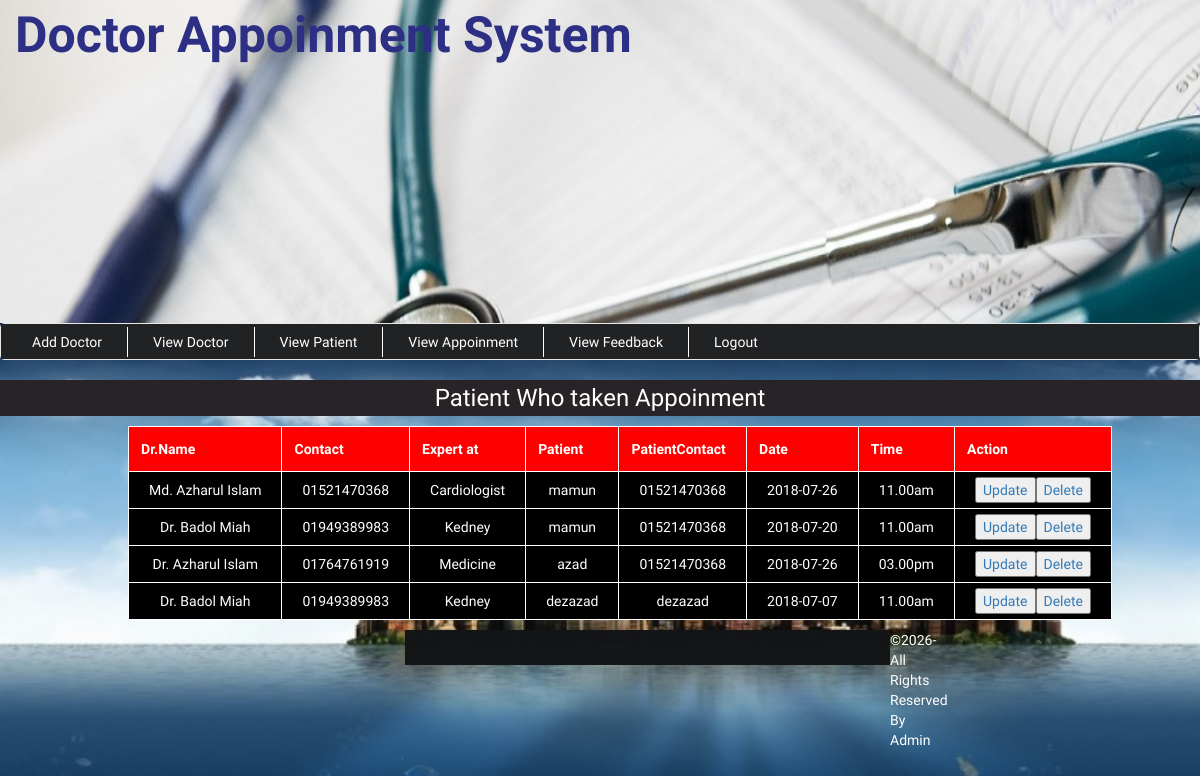
/admin/viewAppoinment.php (signed in), run on the app's committed database.
### tables this page shows
CREATE TABLE `booking` (
  `booking_id` int(22) NOT NULL,
  `dname` varchar(22) NOT NULL,
  `userid` int(22) NOT NULL,
  `dcontact` varchar(22) NOT NULL,
  `expertise` varchar(22) NOT NULL,
  `fee` varchar(22) NOT NULL,
  `pname` varchar(22) NOT NULL,
  `pcontact` varchar(22) NOT NULL,
  `email` varchar(111) NOT NULL,
  `address` varchar(22) NOT NULL,
  `dates` date NOT NULL,
  `tyme` varchar(22) NOT NULL,
  `payment` varchar(22) NOT NULL
);

### admin/viewAppoinment.php (the view, shortened to what this page needs)
<?php include('header.php'); ?>
	<div class="dashboard" style="background-color:#fff;">
		<h3 class="text-center" style="background-color:#272327;color: #fff;padding: 5px;">Patient Who taken Appoinment</h3>
	</div>
			<div class="all_user" style="margin-top:0px; margin-left: 40px;">
				<?php
					include('../config.php');
					$sql = " SELECT * FROM booking";
					$result = mysqli_query($conn,$sql);
					$count = mysqli_num_rows($result);
					if($count>=1){
						echo "<table border='1' align='center' cellpadding='32'>
							<tr>
								<th>Dr.Name</th>
								<th>Contact</th>
								<th>Expert at</th>
								<th>Patient</th>
								<th>PatientContact</th>
								<th>Date</th>
								<th>Time</th>
								<th>Action</th>
							</tr>";
						while($row=mysqli_fetch_array($result)){
								echo "<tr>";
								echo "<td>".$row['dname']."</td>";
								echo "<td>".$row['dcontact']."</td>";
								echo "<td>".$row['expertise']."</td>";
								echo "<td>".$row['pname']."</td>";
								echo "<td>".$row['pcontact']."</td>";
								echo "<td>".$row['dates']."</td>";
								echo "<td>".$row['tyme']."</td>";
								echo "<td><a href='updateAppointment.php?s=".$row['booking_id']."'><input type='button' Value='Update'></a><a href='deleteAppointment.php?s=".$row['booking_id']."'><input type='button' Value='Delete'></a></td>";
								echo "</tr>";
						}
						echo "</table>";
					}
					else{
						print "<p align='center'>Sorry, No match found for your search result..!!!</p>";
					}
					?>
			</div>
 <?php include('footer.php'); ?>
	</div>
</body>
</html>

### admin/style.css (style rules this page uses)
body { font-family: 'El Messiri', sans-serif; background:url(../img/bg3.jpg) fixed no-repeat; background-size:cover; }
table { border-collapse: collapse; background-color: darkred; }
table,th,td { border: 1px solid #fff;width:;margin: 10px auto; }
th { background-color: red;color: white; padding:12px; }
td { padding: 5px 20px; text-align: center; color: white; background-color:black; }

### data on the page
booking: dname "Md. Azharul Islam", dcontact "01521470368", expertise "Cardiologist", pname "mamun", pcontact "01521470368", dates "2018-07-26", tyme "11.00am"
booking: dname "Dr. Badol Miah", dcontact "01949389983", expertise "Kedney", pname "mamun", pcontact "01521470368", dates "2018-07-20", tyme "11.00am"
booking: dname "Dr. Azharul Islam", dcontact "01764761919", expertise "Medicine", pname "azad", pcontact "01521470368", dates "2018-07-26", tyme "03.00pm"
booking: dname "Dr. Badol Miah", dcontact "01949389983", expertise "Kedney", pname "dezazad", pcontact "dezazad", dates "2018-07-07", tyme "11.00am"
